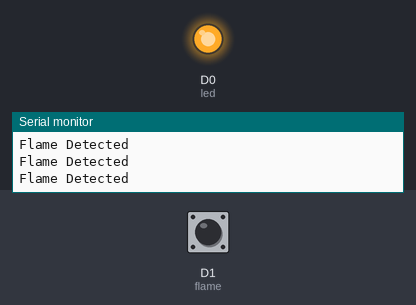
A sketch run on a simulated ESP8266 (NodeMCU). Parts: output pins drawn as LEDs (lit = HIGH), the last lines printed to the serial monitor. Dashed ring = blinking. Inputs (shaded band) come from the test bench; at power-on: D1 (flame) LOW.

Above: at 1.2 s.
1.3 s: D1 (flame) driven HIGH
At 2.3 s:
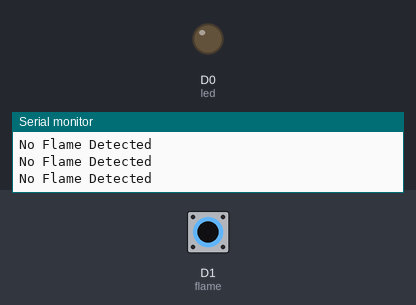
2.8 s: D1 (flame) driven LOW
At 3.4 s:
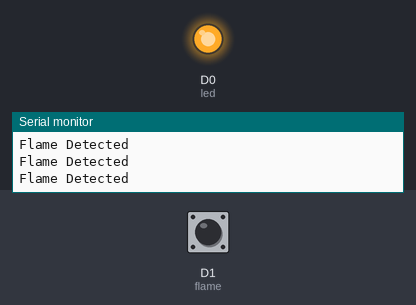
4.3 s: D1 (flame) pulsed HIGH 5 times (0.12 s each, 0.3 s apart)
At 4.52 s:
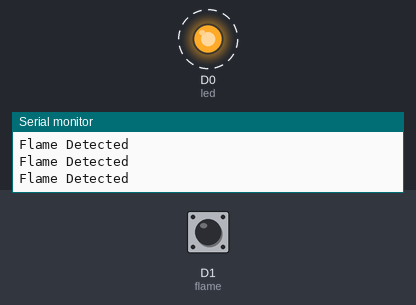
8.8 s: D1 (flame) pulsed HIGH 2 times (0.12 s each, 0.3 s apart)
At 9.9 s:
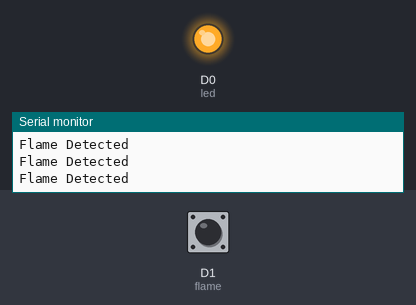
Timing chart, 0 to 11.8 s (numbered marks = the images above; inputs shaded):
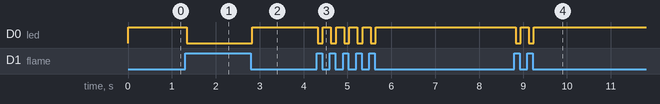

The sketch:

Flame_Sensor.ino
```cpp
int led = D0;
int flame = D1;

int val = 0;

void setup()
{
  pinMode(led, OUTPUT);
  pinMode(flame, INPUT);
  Serial.begin(9600);

}

void loop()
{
  val = digitalRead(flame);

  if (val == 1)
  {
    Serial.println("No Flame Detected");
    digitalWrite(led, LOW);
  }

  else
  {
    Serial.println("Flame Detected");
    digitalWrite(led, HIGH);
  }
}
```

Measured:
- after the input at 1.3 s, D0 (led): HIGH → LOW at once
- after the input at 2.8 s, D0 (led): LOW → HIGH at once
- after the input at 4.3 s, D0 (led): alternates HIGH for 0.19 s and LOW for 0.12 s, 10 changes in all, then stays HIGH, starting at once
- after the input at 8.8 s, D0 (led): alternates HIGH for 0.19 s and LOW for 0.12 s, 4 changes in all, then stays HIGH, starting at once
